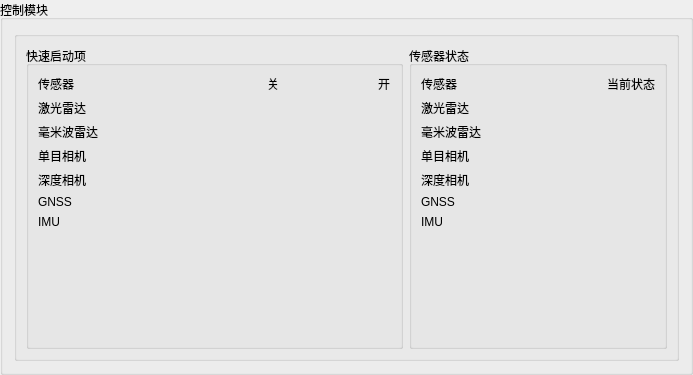
                <widget class="QGroupBox" name="groupBox_12">
                 <property name="sizePolicy">
                  <sizepolicy hsizetype="MinimumExpanding" vsizetype="Preferred">
                   <horstretch>0</horstretch>
                   <verstretch>0</verstretch>
                  </sizepolicy>
                 </property>
                 <property name="minimumSize">
                  <size>
                   <width>300</width>
                   <height>0</height>
                  </size>
                 </property>
                 <property name="title">
                  <string>控制模块</string>
                 </property>
                 <layout class="QVBoxLayout" name="verticalLayout">
                  <item>
                   <layout class="QHBoxLayout" name="horizontalLayout_7">
                    <item>
                     <widget class="QGroupBox" name="groupBox_6">
                      <property name="title">
                       <string/>
                      </property>
                      <layout class="QVBoxLayout" name="verticalLayout_43">
                       <item>
                        <layout class="QHBoxLayout" name="horizontalLayout_22">
                         <item>
                          <widget class="QGroupBox" name="groupBox_8">
                           <property name="title">
                            <string>快速启动项</string>
                           </property>
                           <layout class="QVBoxLayout" name="verticalLayout_25">
                            <item>
                             <layout class="QVBoxLayout" name="verticalLayout_24">
                              <item>
                               <layout class="QHBoxLayout" name="horizontalLayout_19">
                                <item>
                                 <widget class="QLabel" name="label_36">
                                  <property name="text">
                                   <string>传感器                                                        </string>
                                  </property>
                                 </widget>
                                </item>
                                <item>
                                 <widget class="QLabel" name="label_37">
                                  <property name="text">
                                   <string>关</string>
                                  </property>
                                 </widget>
                                </item>
                                <item>
                                 <widget class="QLabel" name="label_38">
                                  <property name="text">
                                   <string>                            开</string>
                                  </property>
                                 </widget>
                                </item>
                               </layout>
                              </item>
                              <item>
                               <layout class="QVBoxLayout" name="verticalLayout_23">
                                <item>
                                 <layout class="QHBoxLayout" name="horizontalLayout_18">
                                  <item>
                                   <widget class="QLabel" name="label_30">
                                    <property name="text">
                                     <string>激光雷达</string>
                                    </property>
                                   </widget>
                                  </item>
                                  <item>
                                   <layout class="QHBoxLayout" name="horizontalLayout_laser"/>
                                  </item>
                                 </layout>
                                </item>
                                <item>
                                 <layout class="QHBoxLayout" name="horizontalLayout_25">
                                  <item>
                                   <widget class="QLabel" name="label_35">
                                    <property name="text">
                                     <string>毫米波雷达</string>
                                    </property>
                                   </widget>
                                  </item>
                                  <item>
                                   <layout class="QHBoxLayout" name="horizontalLayout_laser2"/>
                                  </item>
                                 </layout>
                                </item>
                                <item>
                                 <layout class="QHBoxLayout" name="horizontalLayout_26">
                                  <item>
                                   <widget class="QLabel" name="label_31">
                                    <property name="text">
                                     <string>单目相机</string>
                                    </property>
                                   </widget>
                                  </item>
                                  <item>
                                   <layout class="QHBoxLayout" name="horizontalLayout_camera"/>
                                  </item>
                                 </layout>
                                </item>
                                <item>
                                 <layout class="QHBoxLayout" name="horizontalLayout_27">
                                  <item>
                                   <widget class="QLabel" name="label_32">
                                    <property name="text">
                                     <string>深度相机</string>
                                    </property>
                                   </widget>
                                  </item>
                                  <item>
                                   <layout class="QHBoxLayout" name="horizontalLayout_rgb"/>
                                  </item>
                                 </layout>
                                </item>
                                <item>
                                 <layout class="QHBoxLayout" name="horizontalLayout_28">
                                  <item>
                                   <widget class="QLabel" name="label_33">
                                    <property name="text">
                                     <string>GNSS</string>
                                    </property>
                                   </widget>
                                  </item>
                                  <item>
                                   <layout class="QHBoxLayout" name="horizontalLayout_gnss"/>
                                  </item>
                                 </layout>
                                </item>
                                <item>
                                 <layout class="QHBoxLayout" name="horizontalLayout_29">
                                  <item>
                                   <widget class="QLabel" name="label_34">
                                    <property name="text">
                                     <string>IMU</string>
                                    </property>
                                   </widget>
                                  </item>
                                  <item>
                                   <layout class="QHBoxLayout" name="horizontalLayout_imu"/>
                                  </item>
                                 </layout>
                                </item>
                               </layout>
                              </item>
                             </layout>
                            </item>
                            <item>
                             <spacer name="verticalSpacer_8">
                              <property name="orientation">
                               <enum>Qt::Vertical</enum>
                              </property>
                              <property name="sizeHint" stdset="0">
                               <size>
                                <width>20</width>
                                <height>40</height>
                               </size>
                              </property>
                             </spacer>
                            </item>
                           </layout>
                          </widget>
                         </item>
                         <item>
                          <widget class="QGroupBox" name="groupBox_9">
                           <property name="title">
                            <string>传感器状态</string>
                           </property>
                           <layout class="QVBoxLayout" name="verticalLayout_39">
                            <item>
                             <layout class="QVBoxLayout" name="verticalLayout_26">
                              <item>
                               <layout class="QHBoxLayout" name="horizontalLayout_20">
                                <item>
                                 <widget class="QLabel" name="label_39">
                                  <property name="text">
                                   <string>传感器                                           </string>
                                  </property>
                                 </widget>
                                </item>
                                <item>
                                 <widget class="QLabel" name="label_40">
                                  <property name="text">
                                   <string>当前状态</string>
                                  </property>
                                 </widget>
                                </item>
                               </layout>
                              </item>
                              <item>
                               <layout class="QVBoxLayout" name="verticalLayout_27">
                                <item>
                                 <layout class="QHBoxLayout" name="horizontalLayout_21">
                                  <item>
                                   <widget class="QLabel" name="label_42">
                                    <property name="text">
                                     <string>激光雷达</string>
                                    </property>
                                   </widget>
                                  </item>
                                  <item>
                                   <widget class="QLabel" name="label_laser_state">
                                    <property name="text">
                                     <string/>
                                    </property>
                                   </widget>
                                  </item>
                                 </layout>
                                </item>
                                <item>
                                 <layout class="QHBoxLayout" name="horizontalLayout_30">
                                  <item>
                                   <widget class="QLabel" name="label_43">
                                    <property name="text">
                                     <string>毫米波雷达</string>
                                    </property>
                                   </widget>
                                  </item>
                                  <item>
                                   <widget class="QLabel" name="label_laser2_state">
                                    <property name="text">
                                     <string/>
                                    </property>
                                   </widget>
                                  </item>
                                 </layout>
                                </item>
                                <item>
                                 <layout class="QHBoxLayout" name="horizontalLayout_31">
                                  <item>
                                   <widget class="QLabel" name="label_44">
                                    <property name="text">
                                     <string>单目相机</string>
                                    </property>
                                   </widget>
                                  </item>
                                  <item>
                                   <widget class="QLabel" name="label_camera_state">
                                    <property name="text">
                                     <string/>
                                    </property>
                                   </widget>
                                  </item>
                                 </layout>
                                </item>
                                <item>
                                 <layout class="QHBoxLayout" name="horizontalLayout_32">
                                  <item>
                                   <widget class="QLabel" name="label_45">
                                    <property name="text">
                                     <string>深度相机</string>
                                    </property>
                                   </widget>
                                  </item>
                                  <item>
                                   <widget class="QLabel" name="label_rgb_state">
                                    <property name="text">
                                     <string/>
                                    </property>
                                   </widget>
                                  </item>
                                 </layout>
                                </item>
                                <item>
                                 <layout class="QHBoxLayout" name="horizontalLayout_33">
                                  <item>
                                   <widget class="QLabel" name="label_46">
                                    <property name="text">
                                     <string>GNSS</string>
                                    </property>
                                   </widget>
                                  </item>
                                  <item>
                                   <widget class="QLabel" name="label_gnss_state">
                                    <property name="text">
                                     <string/>
                                    </property>
                                   </widget>
                                  </item>
                                 </layout>
                                </item>
                                <item>
                                 <layout class="QHBoxLayout" name="horizontalLayout_34">
                                  <item>
                                   <widget class="QLabel" name="label_47">
                                    <property name="text">
                                     <string>IMU</string>
                                    </property>
                                   </widget>
                                  </item>
                                  <item>
                                   <widget class="QLabel" name="label_imu_state">
                                    <property name="text">
                                     <string/>
                                    </property>
                                   </widget>
                                  </item>
                                 </layout>
                                </item>
                               </layout>
                              </item>
                             </layout>
                            </item>
                            <item>
                             <spacer name="verticalSpacer_9">
                              <property name="orientation">
                               <enum>Qt::Vertical</enum>
                              </property>
                              <property name="sizeHint" stdset="0">
                               <size>
                                <width>20</width>
                                <height>108</height>
                               </size>
                              </property>
                             </spacer>
                            </item>
                           </layout>
                          </widget>
                         </item>
                        </layout>
                       </item>
                      </layout>
                     </widget>
                    </item>
                   </layout>
                  </item>
                 </layout>
                </widget>
